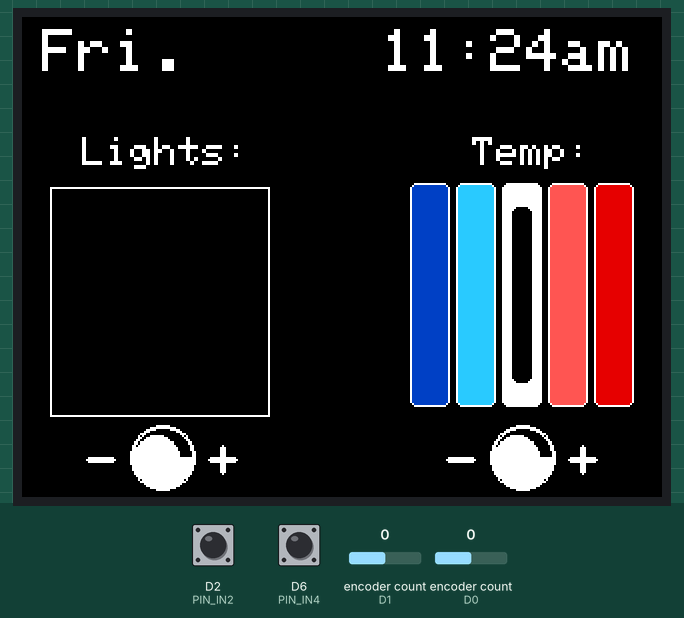
Recording of a sketch running on a simulated ESP8266 (Wemos D1 mini). On the bench: 320×240 colour display. The test bench sets the inputs (shaded band); at power-on: encoder count (sensors on D1, D0) 0, D2 (PIN_IN2) HIGH, D6 (PIN_IN4) HIGH. WiFi joins after 1.5 s; servers stay silent unless stated; network time is answered at once with the bench clock; the local clock reads 2024-03-15 10:24:30 at power-on unless the sketch sets it; what the sketch prints to the serial monitor is not drawn.

Above: at 3.2 s.
3.3 s: encoder count (sensor on D1) set to 1
At 3.8 s:
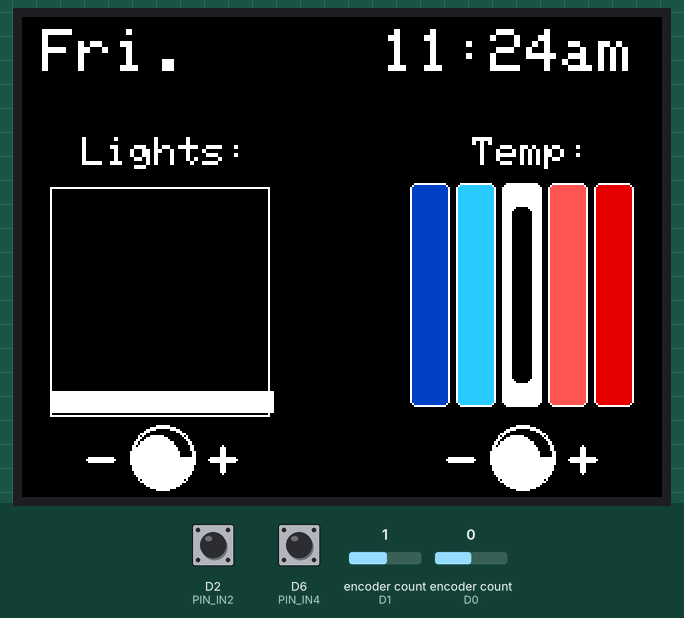
4.8 s: encoder count (sensor on D0) set to 1
At 6.0 s:
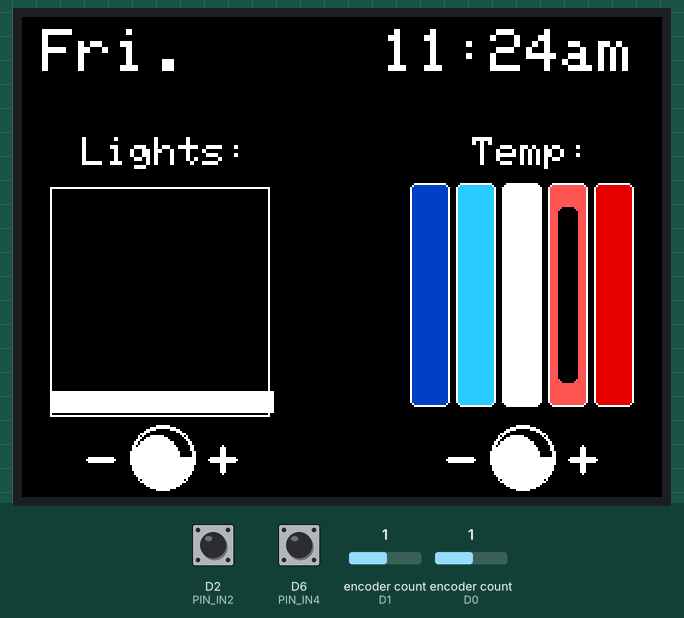
6.3 s: encoder count (sensor on D1) set to 2
At 7.2 s:
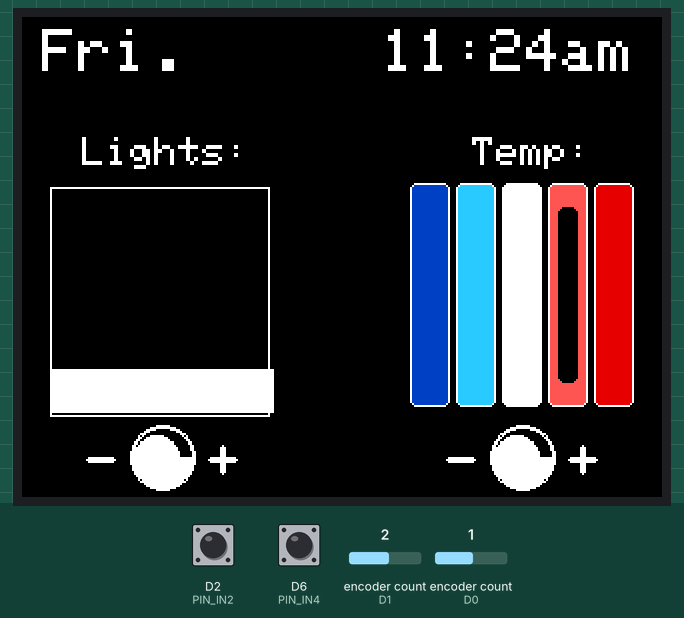
7.8 s: encoder count (sensor on D0) set to 2
At 8.5 s:
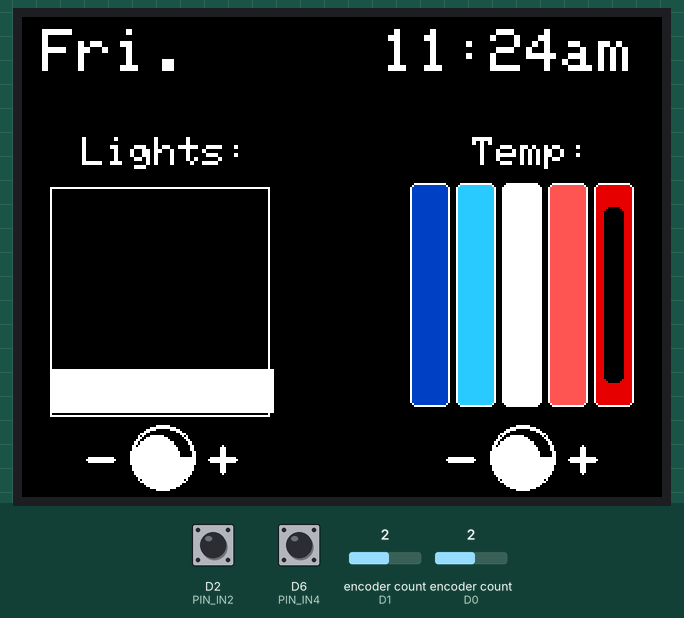
9.3 s: encoder count (sensor on D1) set to 3
At 30.3 s:
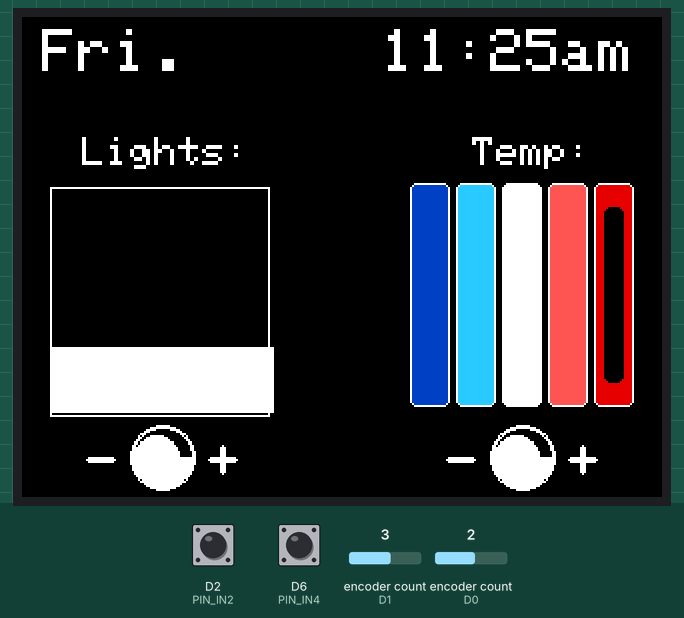
Timing chart, 0 to 31.5 s (numbered marks = the images above; inputs shaded):
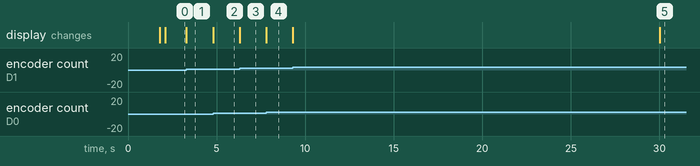

The sketch:

Smart_Hub-Blynk.ino
```cpp
/***************************************************
  Wiring:
  Screen -> Wemos

  Vcc, Reset, LED -> 3.3V
  GND -> GND
  CS -> D8
  MOSI -> D7
  SCK -> D5
 ****************************************************/


#include "SPI.h"
#include "Adafruit_GFX.h"
#include "Adafruit_ILI9341.h"
#include <RotaryEncoder.h>
#include <NTPClient.h>
#include <ESP8266WiFi.h>
#include <WiFiUdp.h>
#include <BlynkSimpleEsp8266.h>


    // Wi-Fi
//    const char ssid[] = "CollegeHillStudios-2G";
//    const char password[] = "drpepperisawoman";

    const char ssid[] = "Connectify-3315";
    const char password[] = "PFT12345";

    // Blynk Auth Token
    const char auth[] = "snw4x8DFsPBUM1-TGdOskgWl6rqw_IAQ";

    WidgetLCD lcd(V3);

    // Backend Address
    const String httpAddress = "http://6485a83c58cc.ngrok.io";

    // MAC Address
    String  MAC = WiFi.macAddress();

    // Device Creds
    String deviceID;
    String buildingRoom;
    String deviceType;
    String desk;

    // Device Variables
    int heartBeatMin = 5;
    int tempResetMins = 1;

    int minutes = 0;
    bool amPm = true;

    enum colors{
      darkBlue = 194,
      lightBlue = 217,
      white = 240,
      lightRed = 263,
      darkRed = 286
      // 0x0218, 0x2E5F, 0xFFFF, 0xFAAA, 0xE000
    };

// For the Adafruit shield, these are the default.
#define TFT_DC 9
#define TFT_CS 10

#define PIN_IN1 D1
#define PIN_IN2 D2

#define PIN_IN3 D0
#define PIN_IN4 D6

const long utcOffsetInSeconds = -21600;

char daysOfTheWeek[7][12] = {"Sun.", "Mon.", "Tues.", "Wed.", "Thurs.", "Fri.", "Sat."};

// Define NTP Client to get time
WiFiUDP ntpUDP;
NTPClient timeClient(ntpUDP, "north-america.pool.ntp.org", utcOffsetInSeconds);


Adafruit_ILI9341 tft = Adafruit_ILI9341(15, 2, 13, 14, 15, 12);


RotaryEncoder encoder1(PIN_IN1, PIN_IN2, RotaryEncoder::LatchMode::FOUR3);
RotaryEncoder encoder2(PIN_IN3, PIN_IN4, RotaryEncoder::LatchMode::FOUR3);

ICACHE_RAM_ATTR void checkPosition1()
{
  encoder1.tick(); // just call tick() to check the state.
}

ICACHE_RAM_ATTR void checkPosition2()
{
  encoder2.tick(); // just call tick() to check the state.
}


void setup() {

  Blynk.begin(auth, ssid, password);

  while ( WiFi.status() != WL_CONNECTED ) {
    delay ( 500 );
    Serial.print ( "." );
  }

  timeClient.begin();

  Serial.begin(115200);
  Serial.println("\n******** Smart Hub ********\n");

  attachInterrupt(PIN_IN1, checkPosition1, FALLING);
  attachInterrupt(PIN_IN2, checkPosition1, FALLING);

  attachInterrupt(PIN_IN3, checkPosition2, FALLING);
  attachInterrupt(PIN_IN4, checkPosition2, FALLING);

  tft.begin();
  tft.setRotation(3);
  tft.fillScreen(ILI9341_BLACK);


  // UI

  //  Knob Icons
  tft.fillCircle(70,  220, 15, 0xFFFF);  // Draw circle (x,y,radius,color)
  tft.fillRect(55, 205, 32, 15, 0x0000);
  tft.fillCircle(67,  220, 11, 0xFFFF);  // Draw circle (x,y,radius,color)
  tft.drawCircle(70,220,15, 0xFFFF);
  tft.drawCircle(70,220,16, 0xFFFF);

  tft.fillCircle(250, 220, 15, 0xFFFF);  // Draw circle (x,y,radius,color)
  tft.fillRect(235, 205, 32, 15, 0x0000);
  tft.fillCircle(247,  220, 11, 0xFFFF);  // Draw circle (x,y,radius,color)
  tft.drawCircle(250,220,15, 0xFFFF);
  tft.drawCircle(250,220,16, 0xFFFF);

  //   + & - 's
  tft.fillRoundRect(32,  220, 15, 3, 1, 0xFFFF);  // Draw rounded rectangle (x,y,width,height,radius,color)
  tft.fillRoundRect(93,  220, 15, 3, 1, 0xFFFF);
  tft.fillRoundRect(99,  214, 3, 15, 1, 0xFFFF);
  tft.fillRoundRect(212, 220, 15, 3, 1, 0xFFFF);  // Draw rounded rectangle (x,y,width,height,radius,color)
  tft.fillRoundRect(273, 220, 15, 3, 1, 0xFFFF);
  tft.fillRoundRect(279, 214, 3, 15, 1, 0xFFFF);

  //  Light Bar
  tft.drawRect(14,  85, 110, 115, 0xFFFF);

  //  Temp Bars
  tft.fillRoundRect(194, 83, 20, 112, 3, 0x0218);
  tft.drawRoundRect(194, 83, 20, 112, 3, 0xFFFF);
  tft.fillRoundRect(217, 83, 20, 112, 3, 0x2E5F);
  tft.drawRoundRect(217, 83, 20, 112, 3, 0xFFFF);
  tft.fillRoundRect(240, 83, 20, 112, 3, 0xFFFF);
  tft.fillRoundRect(245, 95, 20-10, 112-24, 3, 0x0000);
  tft.fillRoundRect(263, 83, 20, 112, 3, 0xFAAA);
  tft.drawRoundRect(263, 83, 20, 112, 3, 0xFFFF);
  tft.fillRoundRect(286, 83, 20, 112, 3, 0xE000);
  tft.drawRoundRect(286, 83, 20, 112, 3, 0xFFFF);

  //  Lables
  tft.setCursor(30, 60);
  tft.setTextColor(0xFFFF, 0x0000);
  tft.setTextSize(2);
  tft.println("Lights:");

  tft.setCursor(225, 60);
  tft.setTextColor(0xFFFF, 0x0000);
  tft.setTextSize(2);
  tft.println("Temp:");

  minutes = timeClient.getMinutes();

  tft.setCursor(10, 6);
  tft.setTextColor(0xFFFF, 0x0000);  tft.setTextSize(3);

  lcd.clear();
  lcd.print(0, 0, "I am Comfortable.");

}

void loop() {

  Blynk.run();

  static int pos1 = 0;
  static int pos2 = 0;

  static int light = 0;

  static int curs1 = 198;
  static int curs2 = white;

  encoder1.tick();
  encoder2.tick();

  timeClient.update();


  if(timeClient.getMinutes() != minutes){
    setTime();
  }


  int newPos1 = encoder1.getPosition();
  if (pos1 != newPos1) {
    switch ((int)(encoder1.getDirection())) {
      case -1:
        if(!(curs1 > 187)){
          tft.fillRect(14+1, curs1, 112-5, 11-2, 0x0000);
          curs1 += 11;
          Blynk.virtualWrite(V2, curs1);
        }
        break;
      case 0:
        break;
      case 1:
        if(!(curs1 <= 83)){
          curs1 -= 11;
          tft.fillRect(14, curs1, 112, 11, 0xFFFF);
          Blynk.virtualWrite(V2, curs1);
        }
        break;
    }
    pos1 = newPos1;
  }


  int newPos2 = encoder2.getPosition();
  if (pos2 != newPos2) {
    switch ((int)(encoder2.getDirection())) {
      case -1:
        if(!(curs2 <= darkBlue)){
          colors s = (colors)(curs2);
          uint16_t color;
          switch (s){
            case lightBlue:
              color = 0x2E5F;
              lcd.clear();
              lcd.print(0, 0, "I am Very Cold!");
              break;
            case white:
              color = 0xFFFF;
              lcd.clear();
              lcd.print(0, 0, "I am Cold.");
              break;
            case lightRed:
              color = 0xFAAA;
              lcd.clear();
              lcd.print(0, 0, "I am Comfortable.");
              break;
            case darkRed:
              color = 0xE000;
              lcd.clear();
              lcd.print(0, 0, "I am Hot.");
              break;
          }
          tft.fillRoundRect(curs2+1, 83+1, 20-2, 112-2, 3, color);
          curs2 -= 23;
          tft.fillRoundRect(curs2+5, 83+12, 20-10, 112-24, 3, 0x0000);
        }
        break;
      case 0:
        break;
      case 1:
        if(!(curs2 >= darkRed)){
          colors s = (colors)(curs2);
          uint16_t color = 0xFFFF;
          switch (s){
            case darkBlue:
              color = 0x0218;
              lcd.clear();
              lcd.print(0, 0, "I am Cold.");
              break;
            case lightBlue:
              color = 0x2E5F;
              lcd.clear();
              lcd.print(0, 0, "I am Comfortable.");
              break;
            case white:
              color = 0xFFFF;
              lcd.clear();
              lcd.print(0, 0, "I am Hot.");
              break;
            case lightRed:
              color = 0xFAAA;
              lcd.clear();
              lcd.print(0, 0, "I am Very Hot!");
              break;
          }
          tft.fillRoundRect(curs2+1, 83+1, 20-2, 112-2, 3, color);
          curs2 += 23;
          tft.fillRoundRect(curs2+5, 83+12, 20-10, 112-24, 3, 0x0000);
        }
        break;
    }
  }
}


void setTime(){

  tft.setCursor(10, 6);
  tft.setTextColor(0xFFFF, 0x0000);  tft.setTextSize(3);
  tft.print(daysOfTheWeek[timeClient.getDay()]);
  tft.setCursor(180,6);
  int hours = timeClient.getHours();
  hours += 1;     // Day Light Savings
  amPm = true;
  if (hours > 12){ hours -= 12; amPm = false;}
  else if (hours == 12){ amPm = false;}
  else if (hours == 0){ hours = 12; amPm = true;}
  tft.print(hours);
  tft.print(":");
  minutes = timeClient.getMinutes();
  if(minutes < 10){
    tft.print("0");
    tft.print(minutes);
  }else{
    tft.print(minutes);
  }
  if(amPm){
    tft.print("am");
  }else{
    tft.print("pm");
  }

}
```

Measured:
- after the input at 3.3 s, the display: changes at once (image 1)
- after the input at 4.8 s, the display: changes at once (image 2)
- after the input at 6.3 s, the display: changes at once (image 3)
- after the input at 7.8 s, the display: changes at once (image 4)
- after the input at 9.3 s, the display: first changes at once (image 5 shows a later state)
